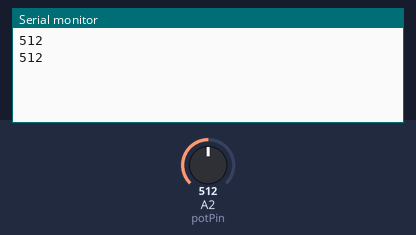
Simulated run of this sketch. Board: Arduino Uno, built with avr-gcc and run on an emulated ATmega328P. Shown: the last lines printed to the serial monitor. Inputs (shaded band) come from the test bench; at power-on: A2 (potPin) = 512.

Above: at 1.8 s.
1.9 s: A2 (potPin) set to 716
At 2.8 s:
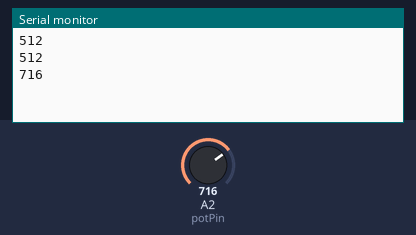
3.4 s: A2 (potPin) set to 900
At 4.6 s:
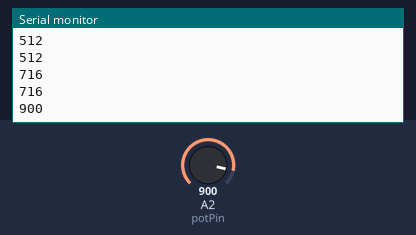
Timing chart, 0 to 6.4 s (numbered marks = the images above; inputs shaded):
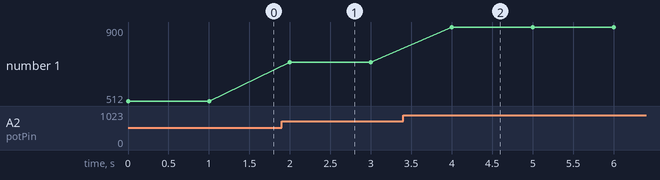

Measured:
- after the input at 1.9 s, the serial monitor: prints a new line after 0.10 s (image 1)
- after the input at 3.4 s, the serial monitor: prints a new line after 0.60 s (image 2)
- plotted number 1: 512 → 716 after the input at 1.9 s, 716 → 900 after the input at 3.4 s

The sketch:

potentiometer.ino
```cpp
/**
potentiometer is a variable resistor

The middle pin returns the current with the resistance of the potentiometer applied.
Suppose you connect the + to 5 Volt, and connect the - to the GND. When we turn the potentiometer for 50% open the middle pin will be 2.5 Volts.
baud is the unit of measure for symbol per second that can be send to a channel
*/

int potPin = A2;              // Potmeter pin
int potVal = 0;               // Potmeter's value (0 by default)

void setup() {
  Serial.begin(9600);         // Start the serial monitor at 9600 baud, This indicates that the Arduino is allowed to send back symbols to the computer at a rate of 9600 symbols per second. This number is called the Baud rate.
}

// The loop() function runs infinitely
void loop() {

  potVal = analogRead(potPin);       // Read the analog value of the potmeter (0-1023)
  Serial.println(potVal);            // Write the value to the serial monitor (tools menu -> serial monitor)
  delay(1000);                     // Pause
}
```
